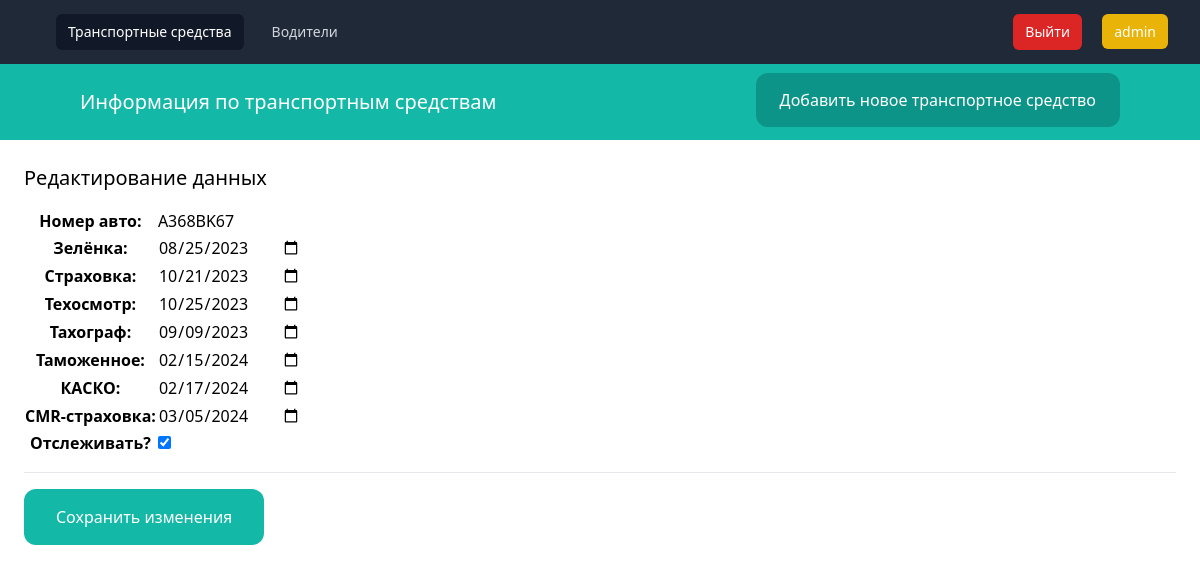
The page /4/car-edit/ (signed in) on the database as committed earlier.
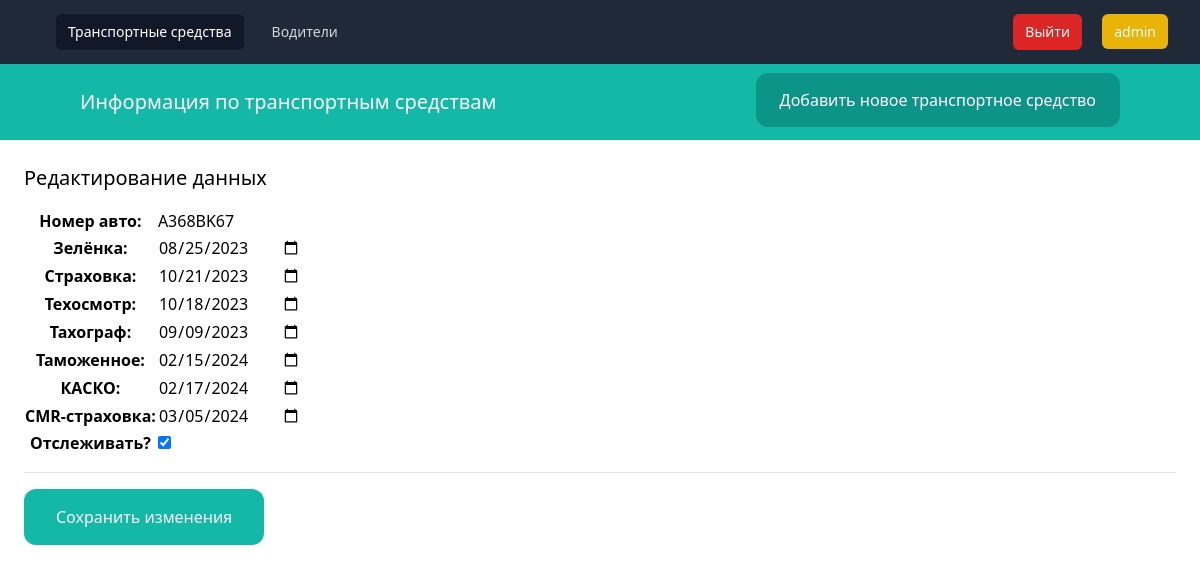
The same page on the database as committed later.
### database/models.py (models this page shows, shortened)
class Car(models.Model):
    number = models.CharField(verbose_name='Номер авто', max_length=10)
    green_card = models.DateField(verbose_name='Зелёнка', blank=True, null=True)
    strahovka = models.DateField(verbose_name='Страховка', blank=True, null=True)
    tehosmotr = models.DateField(verbose_name='Техосмотр', blank=True, null=True)
    tahograf = models.DateField(verbose_name='Тахограф', blank=True, null=True)
    tamogennoye = models.DateField(verbose_name='Таможенное', blank=True, null=True)
    kasko = models.DateField(verbose_name='КАСКО', blank=True, null=True)
    cmr_strahovka = models.DateField(verbose_name='CMR-страховка', blank=True, null=True)
    active = models.BooleanField(verbose_name='Отслеживать?', default=True)
    class Meta:
        verbose_name = 'Транспортное средство'
        verbose_name_plural = 'Транспортные средства'

### database/views.py (the view)
# urls.py: path('<int:pk>/car-edit/', car_edit, name='car_edit'),
@login_required
def car_edit(request, pk):
    car = Car.objects.get(pk=pk)
    if request.method == 'POST':
        form = AddCarForm(request.POST, instance=car)
        if form.is_valid():
            form.save()
            messages.success(request, 'Изменения были успешно сохранены.')
            return redirect('cars')
    else:
        form = AddCarForm(instance=car)
    return render(request, 'database/cars/edit_car.html', {'form': form})

### database/forms.py
class AddCarForm(forms.ModelForm):
    class Meta:
        model = Car
        fields = ('number', 'green_card', 'strahovka', 'tehosmotr',
                  'tahograf', 'tamogennoye', 'kasko', 'cmr_strahovka', 'active')

### database/templates/database/cars/edit_car.html (shortened to what this page needs)
{% extends 'database/cars/base.html'%}
{% block content %}
<div class="py-6 px-6">
    <h1 class="mb-4 text-xl">Редактирование данных</h1>
    <form method="post" action=".">
        <table>
            <tbody>
            <tr>
                <th><label for="id_number">Номер авто:</label></th>
                <td>
                    <input type="text" name="number" value="{{ form.number.value }}" maxlength="10" required="" id="id_number">
                </td>
            </tr>
            <tr>
                <th><label for="id_green_card">Зелёнка:</label></th>
                <td>
                    <input type="date" name="green_card" value="{{ form.green_card.value | date:'Y-m-d' }}" id="id_green_card">
                </td>
            </tr>
            <tr>
                <th><label for="id_strahovka">Страховка:</label></th>
                <td>
                    <input type="date" name="strahovka" value="{{ form.strahovka.value | date:'Y-m-d' }}" id="id_strahovka">
                </td>
            </tr>
            <tr>
                <th><label for="id_tehosmotr">Техосмотр:</label></th>
                <td>
                    <input type="date" name="tehosmotr" value="{{ form.tehosmotr.value | date:'Y-m-d' }}" id="id_tehosmotr">
                </td>
            </tr>
            <tr>
                <th><label for="id_tahograf">Тахограф:</label></th>
                <td>
                    <input type="date" name="tahograf" value="{{ form.tahograf.value | date:'Y-m-d' }}" id="id_tahograf">
                </td>
            </tr>
            <tr>
                <th><label for="id_tamogennoye">Таможенное:</label></th>
                <td>
                    <input type="date" name="tamogennoye" value="{{ form.tamogennoye.value | date:'Y-m-d' }}" id="id_tamogennoye">
                </td>
            </tr>
            <tr>
                <th><label for="id_kasko">КАСКО:</label></th>
                <td>
                    <input type="date" name="kasko" value="{{ form.kasko.value | date:'Y-m-d' }}" id="id_kasko">
                </td>
            </tr>
            <tr>
                <th><label for="id_cmr_strahovka">CMR-страховка:</label></th>
                <td>
                    <input type="date" name="cmr_strahovka" value="{{ form.cmr_strahovka.value | date:'Y-m-d' }}" id="id_cmr_strahovka">
                </td>
            </tr>
            <tr>
                <th><label for="id_active">Отслеживать?</label></th>
                <td>
                    <input type="checkbox" name="active" id="id_active" checked>
                </td>
            </tr>
            </tbody>
        </table>
        <hr class="my-4">
        <button class="py-4 px-8 bg-teal-500 text-white rounded-xl">Сохранить изменения</button>
    </form>
</div>
{% endblock %}

Rows that differ between the two databases and show on the page:
changed Car "A368BK67": tehosmotr "10/25/2023" → "10/18/2023"
